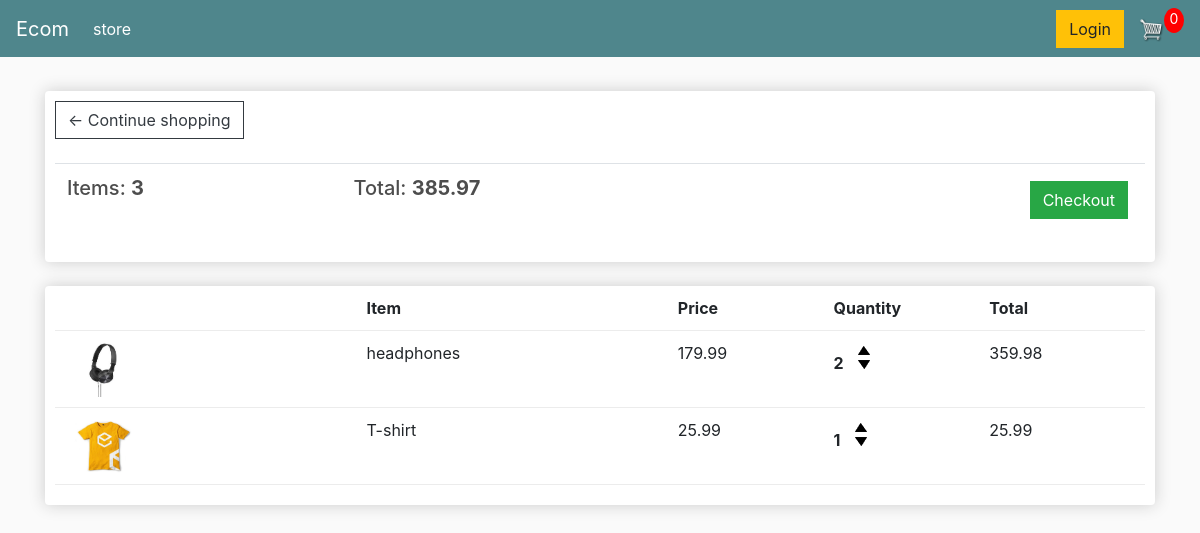
Before: /cart (signed in) with the older database file.
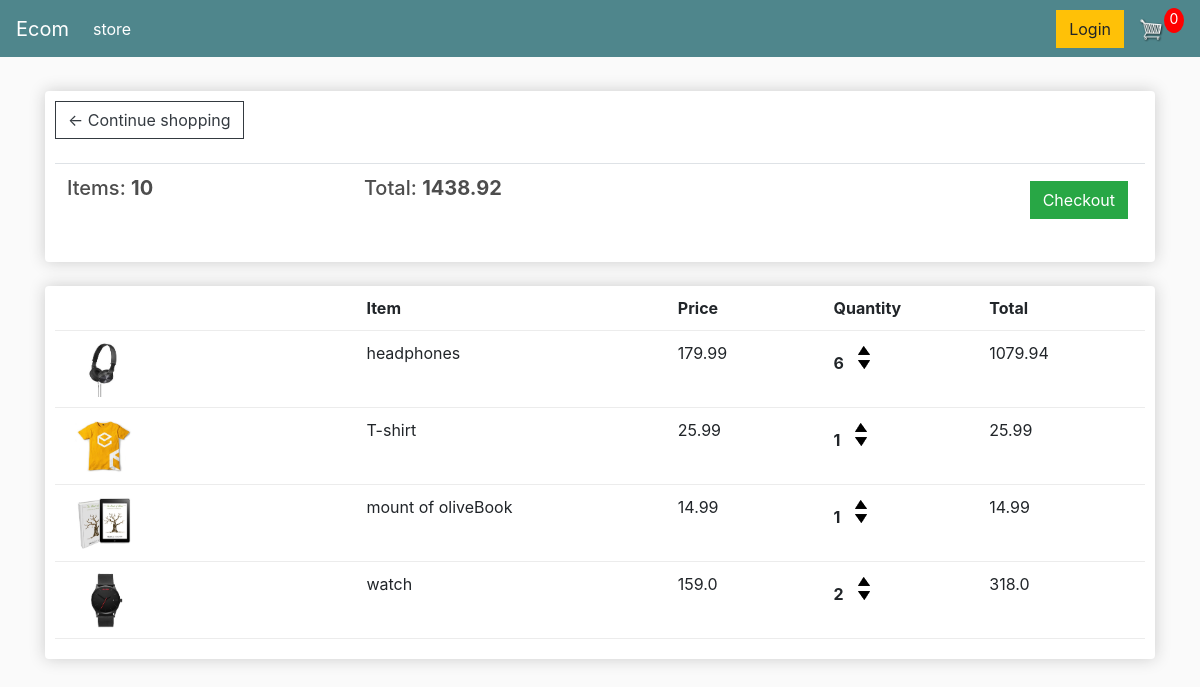
After: the same page with the newer database file.
### store/models.py (models this page shows, shortened)
class Order(models.Model):
    customer= models.ForeignKey(Customer, on_delete=models.SET_NULL, null=True, blank=True)
    date_ordered=models.DateTimeField(auto_now_add=True)
    complete= models.BooleanField(default=False)
    transaction_id=models.CharField(max_length=100, null =True )
    @property
    def get_cart_total(self):
        orderitems= self.orderitem_set.all()
        total = sum([item.get_total() for item in orderitems])
        return total
    @property
    def get_item_total(self):
        orderitems= self.orderitem_set.all()
        total=sum([item.quantity for item in orderitems])
        return total

class OrderItem(models.Model):
    product= models.ForeignKey(Product, on_delete=models.SET_NULL, null=True)
    order= models.ForeignKey(Order, on_delete=models.SET_NULL, null=True)
    quantity = models.IntegerField(default=0, null=True, blank=True)
    date_added= models.DateTimeField(auto_now_add=True)
    def get_total(self):
        total=self.product.price* self.quantity
        return  total

class Product(models.Model):
    name=models.CharField(max_length=200, null=True)
    price=models.FloatField()
    digital=models.BooleanField(default=False, null=True, blank=False)
    image=models.ImageField(null=True, blank=True)
    @property
    def imageURL(self):
        try:
            url=self.image.url
        except:
            url=''
        return url

### store/views.py (the view)
# urls.py: path("cart",views.cart, name="cart"),
def cart(request):
    if request.user.is_authenticated:
        customer=request.user.customer
        order,created=Order.objects.get_or_create(customer=customer, complete=False)
        items= order.orderitem_set.all()
    else :
        items=[]
        order={'get_cart_total': 0, 'get_item_total':0}
    context={'items':items, 'order': order }
    return render(request,'cart.html', context)

### store/templates/store/cart.html
{% extends "store/main.html" %}
{% load static %}
{%block content%}
<div class="row">
    <div class="col-lg-12">
        <div class="box-element">
            <a class= "btn btn-outline-dark" href="{% url 'store'%}">&#x2190; Continue shopping</a>
            <br>
            <br>
            <table class="table">
                <tr>
                    <th><h5> Items: <strong>{{order.get_item_total}}</strong></h5></th>
                    <th><h5> Total: <strong>{{order.get_cart_total}}</strong></h5></th>
                    <th>
                        <a style="float: right ;margin:5px" class="btn btn-success" href="{% url 'checkout' %}">Checkout</a>
                    </th>
                </tr>
            </table>
        </div>
        <br>
        <div class="box-element">
            <div class="cart-row">
                <div style ="flex: 2"></div>
                <div style="flex: 2"> <strong>Item</strong></div>
                <div style="flex: 1"><strong>Price </strong></div>
                <div style="flex: 1"><strong>Quantity</strong></div>
                <div style="flex: 1"><strong>Total</strong></div>
            </div>
              {% for item in items %}
            <div class="cart-row">
					<div style="flex:2"><img class="row-image" src="{{item.product.imageURL}}"></div>
					<div style="flex:2"><p>{{item.product.name}}</p></div>
					<div style="flex:1"><p>{{item.product.price}}</p></div>
					<div style="flex:1">
						<p class="quantity">{{item.quantity}}</p>
						<div class="quantity">
							<img class="chg-quantity" src="{% static  'images/arrow-up.png' %}">
							<img class="chg-quantity" src="{% static  'images/arrow-down.png' %}">
						</div>
					</div>
					<div style="flex:1"><p>{{item.get_total}}</p></div>
				</div>
                 {% endfor %}
        </div>
    </div>
 </div>
{% endblock content %}

### store/templates/store/main.html (shortened to what this page needs)
<!DOCTYPE html>
{% load static %}
<html>
<head>
	<link rel="stylesheet" href="https://stackpath.bootstrapcdn.com/bootstrap/4.4.1/css/bootstrap.min.css">
	<link rel="stylesheet" type="text/css" href="{% static 'css/main.css' %}">
</head>
<body><nav class="navbar navbar-expand-lg navbar-dark bg-dark">
    <a class="navbar-brand" href="{% url 'store' %}">Ecom</a>
    <div class="collapse navbar-collapse" id="navbarSupportedContent">
      <ul class="navbar-nav mr-auto">
        <li class="nav-item active">
          <a class="nav-link" href="{% url 'store' %}">store<span class="sr-only">(current)</span></a>
        </li>
      </ul>
      <div class="form-inline my-2 my-lg-0">
        <a href="#"class="btn btn-warning">Login</a>
        <a href="{% url 'cart' %}">
         <img  id="cart-icon" src="{% static 'images/cart.png' %}">
       </a>
       <p id="cart-total">0</p>
     </div>
    </div>
  </nav>
     <div class="container">
            <br>
            {% block content %}
            {% endblock content %}
         </div>
</body>
</html>

### static/css/main.css (style rules this page uses)
body { background-color: hsl(0, 0%, 98%); }
h1,h2,h3,h4,h5,h6 { color:hsl(0, 0%, 30%); }
.box-element { box-shadow:hsl(0, 0%, 80%) 0 0 16px; background-color: #fff; border-radius: 4px; padding: 10px; }
.bg-dark { background-color: #4f868c!important; }
#cart-icon { width:25px; display: inline-block; margin-left: 15px; }
#cart-total { display: block; text-align: center; color:#fff; background-color: red; width: 20px; height: 25px; border-radius: 50%; font-size: 14px; }
.col-lg-4, .col-lg-6, .col-lg-8, .col-lg-12 { margin-top: 10px; }
.btn { border-radius: 0; }
.row-image { width: 100px; }
.cart-row { display: flex; align-items: flex-stretch; padding-bottom: 10px; margin-bottom: 10px; border-bottom: 1px solid #ececec; }
.quantity { display: inline-block; font-weight: 700; padding-right:10px; }
.chg-quantity { width: 12px; cursor: pointer; display: block; margin-top: 5px; transition:.1s; }

Changed rows visible on the page:
changed through a linked row, Order: get_item_total "3" → "10"; get_cart_total "385.97" → "1438.92"
changed OrderItem "headphones": quantity "2" → "6"; get_total "359.98" → "1079.94"
added OrderItem: product.imageURL (picture), product.name "mount of oliveBook", product.price "14.99", quantity "1", get_total "14.99"
added OrderItem: product.imageURL (picture), product.name "watch", product.price "159.0", quantity "2", get_total "318.0"
